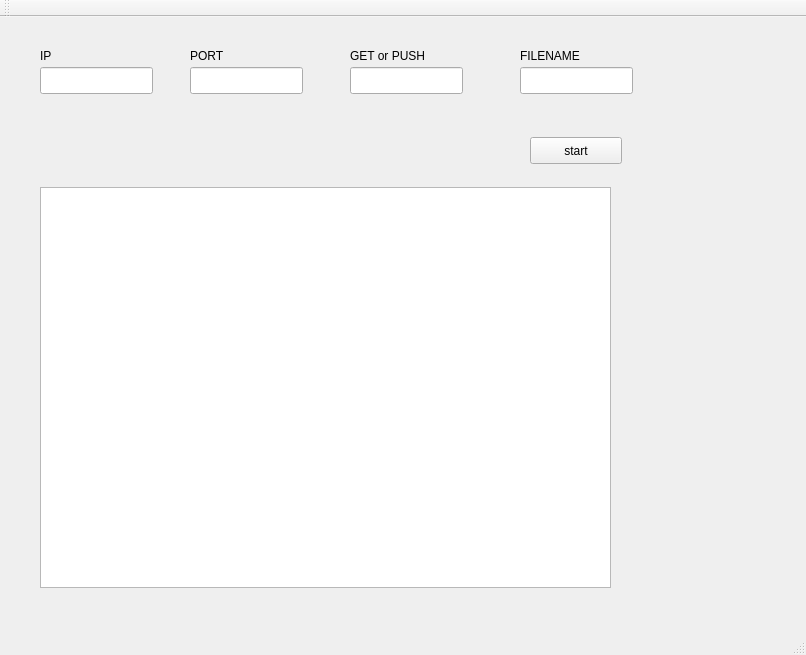
<?xml version="1.0" encoding="UTF-8"?>
<ui version="4.0">
 <class>MainWindow</class>
 <widget class="QMainWindow" name="MainWindow">
  <property name="geometry">
   <rect>
    <x>0</x>
    <y>0</y>
    <width>806</width>
    <height>655</height>
   </rect>
  </property>
  <property name="windowTitle">
   <string>MainWindow</string>
  </property>
  <widget class="QWidget" name="centralWidget">
   <widget class="QPushButton" name="pushButton">
    <property name="geometry">
     <rect>
      <x>530</x>
      <y>120</y>
      <width>92</width>
      <height>27</height>
     </rect>
    </property>
    <property name="text">
     <string>start</string>
    </property>
   </widget>
   <widget class="QLineEdit" name="line_IP">
    <property name="geometry">
     <rect>
      <x>40</x>
      <y>50</y>
      <width>113</width>
      <height>27</height>
     </rect>
    </property>
   </widget>
   <widget class="QLineEdit" name="line_PORT">
    <property name="geometry">
     <rect>
      <x>190</x>
      <y>50</y>
      <width>113</width>
      <height>27</height>
     </rect>
    </property>
   </widget>
   <widget class="QLineEdit" name="line_GET">
    <property name="geometry">
     <rect>
      <x>350</x>
      <y>50</y>
      <width>113</width>
      <height>27</height>
     </rect>
    </property>
   </widget>
   <widget class="QLineEdit" name="line_FILENAME">
    <property name="geometry">
     <rect>
      <x>520</x>
      <y>50</y>
      <width>113</width>
      <height>27</height>
     </rect>
    </property>
   </widget>
   <widget class="QTextBrowser" name="textBrowser">
    <property name="geometry">
     <rect>
      <x>40</x>
      <y>170</y>
      <width>571</width>
      <height>401</height>
     </rect>
    </property>
   </widget>
   <widget class="QLabel" name="label">
    <property name="geometry">
     <rect>
      <x>40</x>
      <y>30</y>
      <width>59</width>
      <height>17</height>
     </rect>
    </property>
    <property name="text">
     <string>IP</string>
    </property>
   </widget>
   <widget class="QLabel" name="label_2">
    <property name="geometry">
     <rect>
      <x>190</x>
      <y>30</y>
      <width>59</width>
      <height>17</height>
     </rect>
    </property>
    <property name="text">
     <string>PORT</string>
    </property>
   </widget>
   <widget class="QLabel" name="label_3">
    <property name="geometry">
     <rect>
      <x>350</x>
      <y>30</y>
      <width>91</width>
      <height>17</height>
     </rect>
    </property>
    <property name="text">
     <string>GET or PUSH</string>
    </property>
   </widget>
   <widget class="QLabel" name="label_4">
    <property name="geometry">
     <rect>
      <x>520</x>
      <y>30</y>
      <width>71</width>
      <height>17</height>
     </rect>
    </property>
    <property name="text">
     <string>FILENAME</string>
    </property>
   </widget>
  </widget>
  <widget class="QMenuBar" name="menuBar">
   <property name="geometry">
    <rect>
     <x>0</x>
     <y>0</y>
     <width>806</width>
     <height>24</height>
    </rect>
   </property>
  </widget>
  <widget class="QToolBar" name="mainToolBar">
   <attribute name="toolBarArea">
    <enum>TopToolBarArea</enum>
   </attribute>
   <attribute name="toolBarBreak">
    <bool>false</bool>
   </attribute>
  </widget>
  <widget class="QStatusBar" name="statusBar"/>
 </widget>
 <layoutdefault spacing="6" margin="11"/>
 <resources/>
 <connections/>
</ui>
